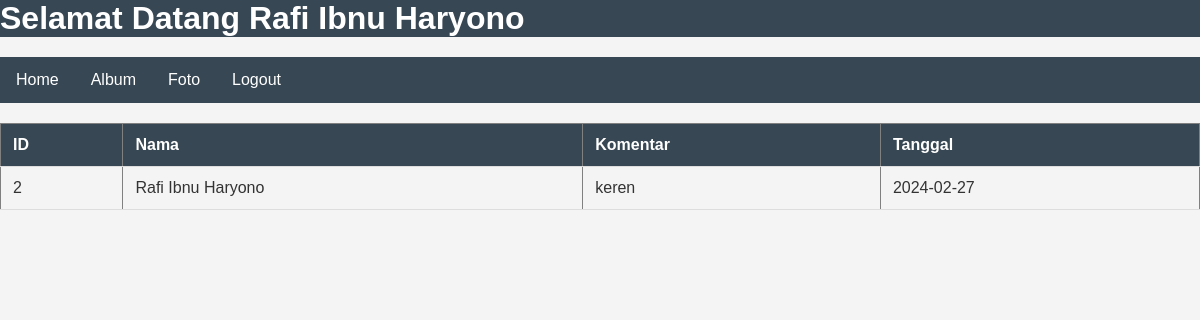
Screenshot of /lihatkomentar.php?fotoid=1 (signed in) with the database file from the repository.
### tables this page shows
CREATE TABLE `komentarfoto` (
  `komentarid` int(11) NOT NULL,
  `fotoid` int(11) NOT NULL,
  `userid` int(11) NOT NULL,
  `isikomentar` text NOT NULL,
  `tanggalkomentar` date NOT NULL
);

CREATE TABLE `user` (
  `userid` int(11) NOT NULL,
  `username` varchar(255) NOT NULL,
  `password` varchar(255) NOT NULL,
  `email` varchar(255) NOT NULL,
  `namalengkap` varchar(255) NOT NULL,
  `alamat` text NOT NULL
);

### lihatkomentar.php (the view, shortened to what this page needs)
<!DOCTYPE html>
<html lang="en">
<head>
</head>
<body>
    <h1>Selamat Datang <b><?=$_SESSION['namalengkap']?></b></h1>
    <ul>
        <li><a href="index.php">Home</a></li>
        <li><a href="album.php">Album</a></li>
        <li><a href="foto.php">Foto</a></li>
        <li><a href="logout.php">Logout</a></li>
    </ul>
    <table width="100%" border="1" cellpadding=5 cellspacing=0>
        <tr>
            <th>ID</th>
            <th>Nama</th>
            <th>Komentar</th>
            <th>Tanggal</th>
        </tr>
        <?php
            include "connect.php";
            $fotoid=$_GET['fotoid'];
            $sql=mysqli_query($conn,"SELECT * FROM komentarfoto INNER JOIN user ON komentarfoto.userid=user.userid WHERE komentarfoto.fotoid=$fotoid");
            while($data=mysqli_fetch_array($sql)){
        ?>
            <tr>
                <td><?=$data['komentarid']?></td>
                <td><?=$data['namalengkap']?></td>
                <td><?=$data['isikomentar']?></td>
                <td><?=$data['tanggalkomentar']?></td>
            </tr>
        <?php
            }
        ?>
    </table>
</body>
</html>

### lihatkomentar.php (style rules this page uses)
body { font-family: Arial, sans-serif; margin: 0; padding: 0; background-color: #f4f4f4; color: #333; }
h1 { list-style-type: none; margin: 0; padding: 0; overflow: hidden; color: white; background-color: #384754 }
ul { list-style-type: none; padding: 0; margin: 20px 0; background-color: #384754; overflow: hidden; }
li { float: left; }
li a { display: block; color: white; text-align: center; padding: 14px 16px; text-decoration: none; }
table { width: 100%; border-collapse: collapse; margin-top: 20px; }
th, td { padding: 12px; text-align: left; border-bottom: 1px solid #ddd; }
th { background-color: #384754; color: white; }

### rows the page displays
komentarfoto: komentarid "2", userid.namalengkap "Rafi Ibnu Haryono", isikomentar "keren", tanggalkomentar "2024-02-27"

### other values shown
$_SESSION['namalengkap'] "Rafi Ibnu Haryono"
